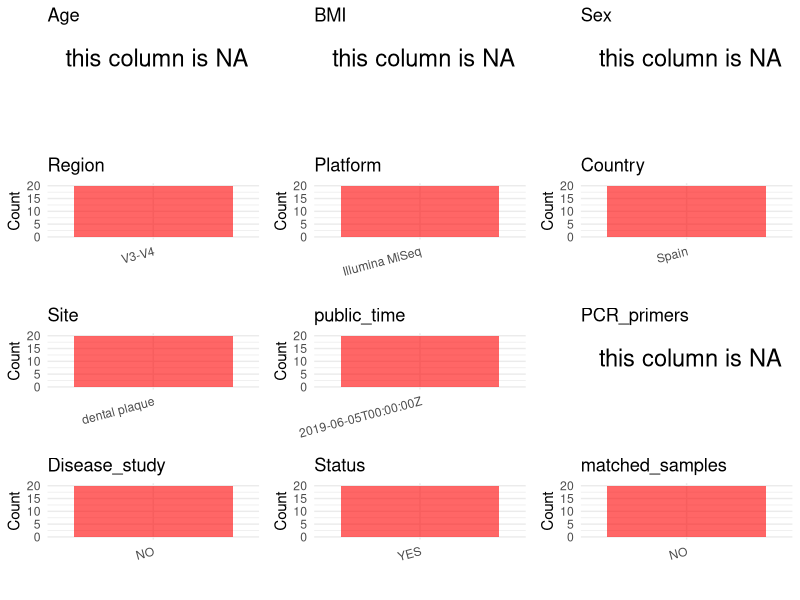

Recreate this plot in R. (Note: this script raises an error after producing the figure.)
## ---- chunk 1
# Load necessary libraries
library(dplyr)
library(ggplot2)
library(cowplot)

# Set working directory (update this path to your local directory)
setwd("D:/oral_project/PRJNA545410")

# Read the initial metadata files
initial_meta<-read.csv("SraRunTable.csv",header = T)

# Combine the two metadata files
#meta <- rbind(initial_meta, initial_meta1)

#Remove entries non-oral samples
#initial_meta <- subset(initial_meta,isolate %in% c("saliva","tongue coat"))

# Check the number of samples containing "HT" in Sample.Name (e.g., healthy controls)
#nrow(subset(meta, grepl("HT", Sample.Name)))

# Display the first few rows of the metadata
head(initial_meta)
## ---- chunk 2
# Create a uniform metadata dataframe
metadata <- data.frame(
  BioProject = initial_meta$BioProject,
  Run = initial_meta$Run,
  sample_name = initial_meta$Library.Name,
  Age = NA,
  BMI = NA,
  Sex = NA,
  Region = "V3-V4",
  Platform = initial_meta$Instrument,
  Country = initial_meta$geo_loc_name_country,
  Site = initial_meta$isolation_source,
  public_time = initial_meta$ReleaseDate,
  stringsAsFactors = FALSE
)
## ---- chunk 3
# Add information obtained from the publication
metadata$PCR_primers <- NA
metadata$title <- "High-throughput DNA sequencing of microbiota at interproximal sites"
metadata$Disease_study <- "NO"
# Assign disease status based on sample_name patterns
metadata$Status<-"YES"

#get subjects id according to sample id
metadata$sample_name<-gsub("_R1.fastq.gz","",metadata$sample_name)
#get subjects id with Saliva available
keep_subjects<-subset(metadata,Site %in% "dental plaque")
#remove subjects without Saliva samples
metadata<-subset(metadata,sample_name %in% keep_subjects$sample_name)
#get subjects sampling counts
sample_counts <- table(metadata$sample_name)
# Create matched_samples column, any subjects have >=2 samples will be label "YES", otherwise "NO"
metadata$matched_samples <- ifelse(metadata$sample_name %in% names(sample_counts[sample_counts >= 2]), "YES", "NO")
## ---- chunk 4
# Check the number of unique runs and sample names
print(paste("Number of unique runs:", length(unique(metadata$Run))))
print(paste("Number of unique sample names:", length(unique(metadata$sample_name))))
## ---- chunk 5
# Select columns for visualization
plot_data <- metadata %>%
  select(-BioProject, -Run, -sample_name, -title)

# Function to create simple plots for each column
create_simple_plots <- function(data) {
  plots <- list()
  
  for (col in colnames(data)) {
    # Check if the column is all NA
    if (all(is.na(data[[col]]))) {
      # Create an empty plot with text indicating all NA
      p <- ggplot() +
        annotate("text", x = 0.5, y = 0.5, label = "this column is NA", size = 6) +
        labs(title = col) +
        theme_void()
    } else if (is.numeric(data[[col]])) {
      # Numeric variable: histogram
      p <- ggplot(data, aes(x = .data[[col]])) +
        geom_histogram(fill = "blue", alpha = 0.6, bins = 20, na.rm = TRUE) +
        labs(title = col) +
        theme_minimal()
    } else {
      # Categorical variable: bar plot (remove NA values)
      count_data <- as.data.frame(table(data[[col]], useNA = "ifany"))
      p <- ggplot(count_data, aes(x = reorder(Var1, -Freq), y = Freq)) +
        geom_col(fill = "red", alpha = 0.6) +
        labs(title = col, x = NULL, y = "Count") +
        theme_minimal() +
        theme(axis.text.x = element_text(angle = 15, hjust = 1))
    }
    plots[[col]] <- p
  }
  
  return(plots)
}

# Generate and arrange plots
plots <- create_simple_plots(plot_data)
p<-plot_grid(plots$Age, 
          plots$BMI, 
          plots$Sex, 
          plots$Region, 
          plots$Platform, 
          plots$Country, 
          plots$Site,
          plots$public_time, 
          plots$PCR_primers,
          plots$Disease_study,
          plots$Status,
          plots$matched_samples,# add 
          ncol = 3, align = "hv", axis = "lb")
ggsave("Metadata_Summary.png", plot = p, width = 8, height = 6, dpi = 150)
## ---- chunk 6
knitr::include_graphics("Metadata_Summary.png")
## ---- chunk 7
# Reorder columns to match the desired format
metadata <- metadata[, c(
  "BioProject", "Run", "sample_name", "Age", "BMI", "Sex", 
  "Region", "Platform", "Country", "Site", "public_time", 
  "PCR_primers", "title", "Disease_study", "Status","matched_samples"
)]

# Export the uniform metadata to a CSV file
write.csv(metadata, file = "metadata.csv", quote = TRUE)
head(metadata)
